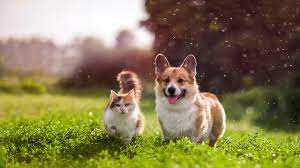
#> input picture Photos/3.jpg, 300 x 168 px, found by its file name
$ python transformations.py
#> lines starting #> are read from the running program, lines starting #| are printed output that depends on the picture
import cv2 as cv
import numpy as np

img = cv.imread('Photos/3.jpg')
#> img is the input picture: shape (168, 300, 3); mean B, G, R 80.3, 122.2, 133.5
cv.imshow('Cat', img)

# Translation
def translate(img,x,y):
#> called with x = -10, y = -10
    transMat = np.float32([[1,0,x],[0,1,y]])
    dimensions = (img.shape[1], img.shape[0])
#> dimensions = (300, 168)
    return cv.warpAffine(img, transMat, dimensions)
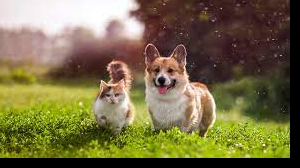
#> returned value: shape (168, 300, 3); mean of channels 0, 1, 2 69.5, 109.3, 119.3; drawn as B, G, R

translated = translate(img, -10, -10)
# cv.imshow('Translated', translated)

# Rotation
def rotate(img, angle, rotPoint=None):
#> called with angle = -45
    (height, width) = img.shape[:2]
#> height = 168; width = 300
    if rotPoint is None:
        rotPoint = (width//2, height//2)
#> rotPoint = (150, 84)
    rotMat = cv.getRotationMatrix2D(rotPoint, angle, 1.0)
    dimensions = (width, height)
#> dimensions = (300, 168)

    return cv.warpAffine(img, rotMat, dimensions)
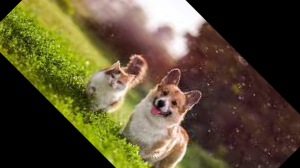
#> returned value: shape (168, 300, 3); mean of channels 0, 1, 2 50.5, 79, 89.5; drawn as B, G, R

rotated = rotate(img, -45)
# cv.imshow('Rotated', rotated)

# Resizing
resized = cv.resize(img, (500,500), interpolation=cv.INTER_AREA)
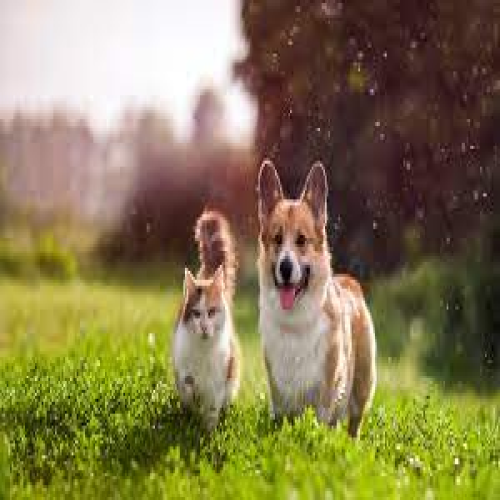
#> resized: shape (500, 500, 3); mean B, G, R 80.2, 122.2, 133.4
# cv.imshow('Resized',resized)


# Flipping
flip = cv.flip(img, -1)
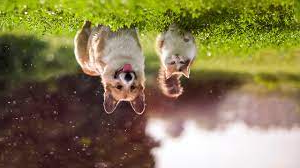
#> flip: shape (168, 300, 3); mean B, G, R 80.3, 122.2, 133.5
# cv.imshow('Flip',flip)

# Cropping
cropped = img[100:150, 100:150]
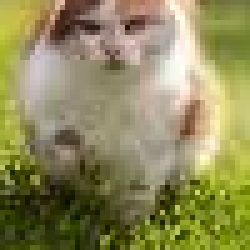
#> cropped: shape (50, 50, 3) (shown 5 times larger); mean B, G, R 90.1, 138.2, 143.1
cv.imshow('Cropped',cropped)

cv.waitKey(0)

$ run again, with Photos/2.jpg copied over Photos/3.jpg
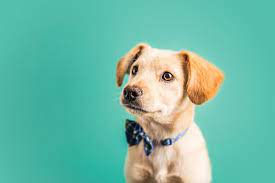
#> input picture Photos/2.jpg, 275 x 183 px, found by its file name
#> img is the input picture: shape (183, 275, 3); mean B, G, R 166.1, 185.6, 110.4
#> `flip = cv.flip(img, -1)`:
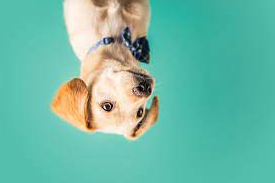
#> flip: shape (183, 275, 3); mean B, G, R 166.1, 185.6, 110.4
#> `cropped = img[100:150, 100:150]`:
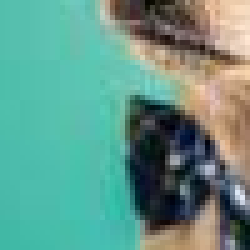
#> cropped: shape (50, 50, 3) (shown 5 times larger); mean B, G, R 136.6, 150.8, 99.1

$ run again, with Photos/4.jpg copied over Photos/3.jpg
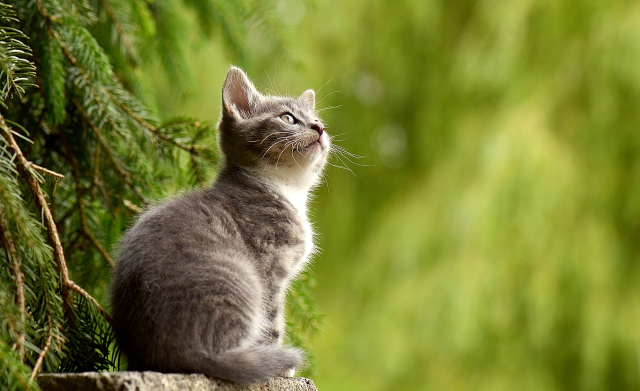
#> input picture Photos/4.jpg, 1280 x 781 px, found by its file name (shown at 1/2 size)
#> img is the input picture: shape (781, 1280, 3); mean B, G, R 49.7, 125.8, 119.2
#> `flip = cv.flip(img, -1)`:
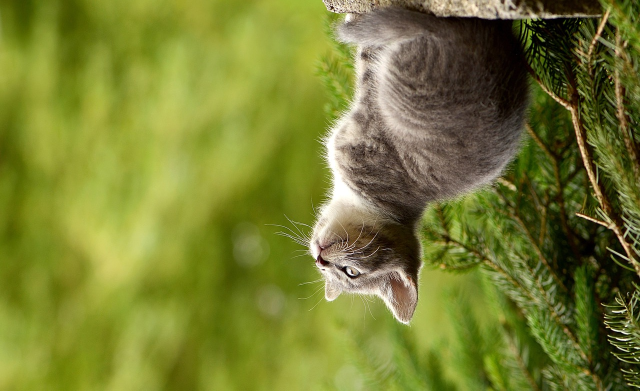
#> flip: shape (781, 1280, 3) (shown at 1/2 size); mean B, G, R 49.7, 125.8, 119.2
#> `cropped = img[100:150, 100:150]`:
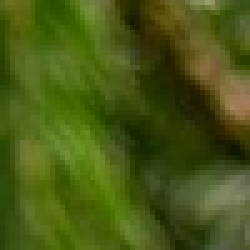
#> cropped: shape (50, 50, 3) (shown 5 times larger); mean B, G, R 21, 88.6, 72.6
